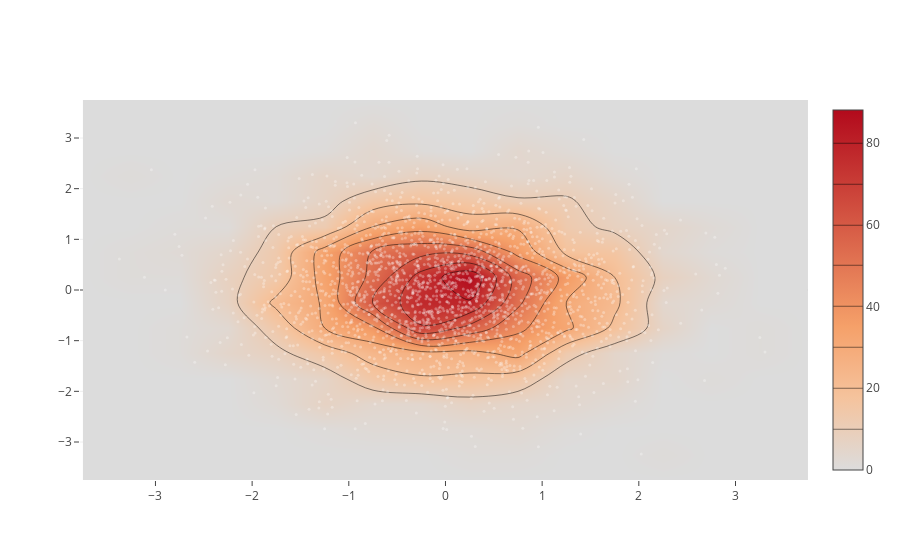

The cell this chart's notebook holds for it:
### Code cell
import plotly.graph_objs as go

import numpy as np

x = np.random.randn(2000)
y = np.random.randn(2000)
iplot([go.Histogram2dContour(x=x, y=y, contours=dict(coloring='heatmap')),
       go.Scatter(x=x, y=y, mode='markers', marker=dict(color='white', size=3, opacity=0.3))], show_link=False)

### Figure 1 — Plotly figure (JSON) as saved in the notebook; plotly's stock layout.template omitted (floating-point values rounded to 4 significant figures; data arrays with more than 128 entries replaced by an {"elided": "..."} marker saying what was removed)
{"data": [{"contours": {"coloring": "heatmap"}, "type": "histogram2dcontour", "uid": "886e6756-19c6-4fa3-956f-a82587696f93", "x": {"elided": "2000 float values"}, "y": {"elided": "2000 float values"}}, {"marker": {"color": "white", "opacity": 0.3, "size": 3}, "mode": "markers", "type": "scatter", "uid": "99030d32-baa5-4355-bdb0-c2c26c94d608", "x": {"elided": "2000 float values"}, "y": {"elided": "2000 float values"}}], "layout": {}}
